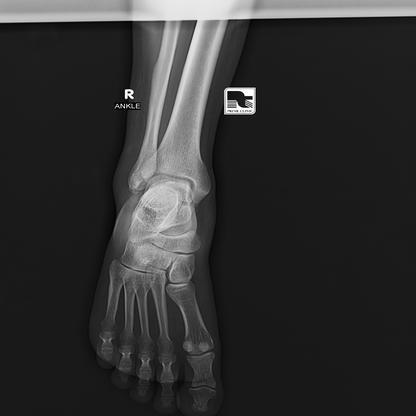
#> input picture Data/split_data/test/images/IMG0000108.jpg, 416 x 416 px, found by its file name; its folder holds only this picture in this run
$ python data_conversion.py
#> lines starting #> are read from the running program, lines starting #| are printed output that depends on the picture
import os
from PIL import Image, ImageEnhance
from tqdm import tqdm

# Constants
CWD = os.getcwd()  # Change this if needed
TEST_DIR = os.path.join(CWD, "Data", "split_data", "test", "images")
OUTPUT_BASE = os.path.join(CWD, "Data", "split_data")

# Define transformations
transformations = {
    "brightness_minus_50": lambda img: ImageEnhance.Brightness(img).enhance(0.5),
    "brightness_plus_50": lambda img: ImageEnhance.Brightness(img).enhance(1.5),
    "contrast_minus_50": lambda img: ImageEnhance.Contrast(img).enhance(0.5),
    "contrast_plus_50": lambda img: ImageEnhance.Contrast(img).enhance(1.5),
}

# Apply transformations
for name, transform in tqdm(transformations.items()):
    out_dir = os.path.join(OUTPUT_BASE, "test_"+name, "images")
    os.makedirs(out_dir,  exist_ok=True)

    for fname in os.listdir(TEST_DIR):
        if fname.lower().endswith(".jpg"):
            path = os.path.join(TEST_DIR, fname)
            image = Image.open(path)
#> image is the input picture: PIL image 416x416 L; min 0, max 255, mean 49.1
            transformed = transform(image)
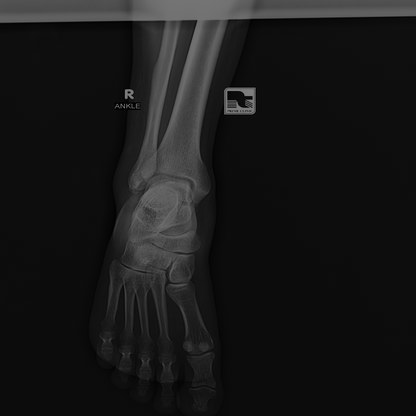
#> transformed: PIL image 416x416 L; min 0, max 127, mean 24.3
            transformed.save(os.path.join(out_dir, fname))

print("Transformation complete.")
